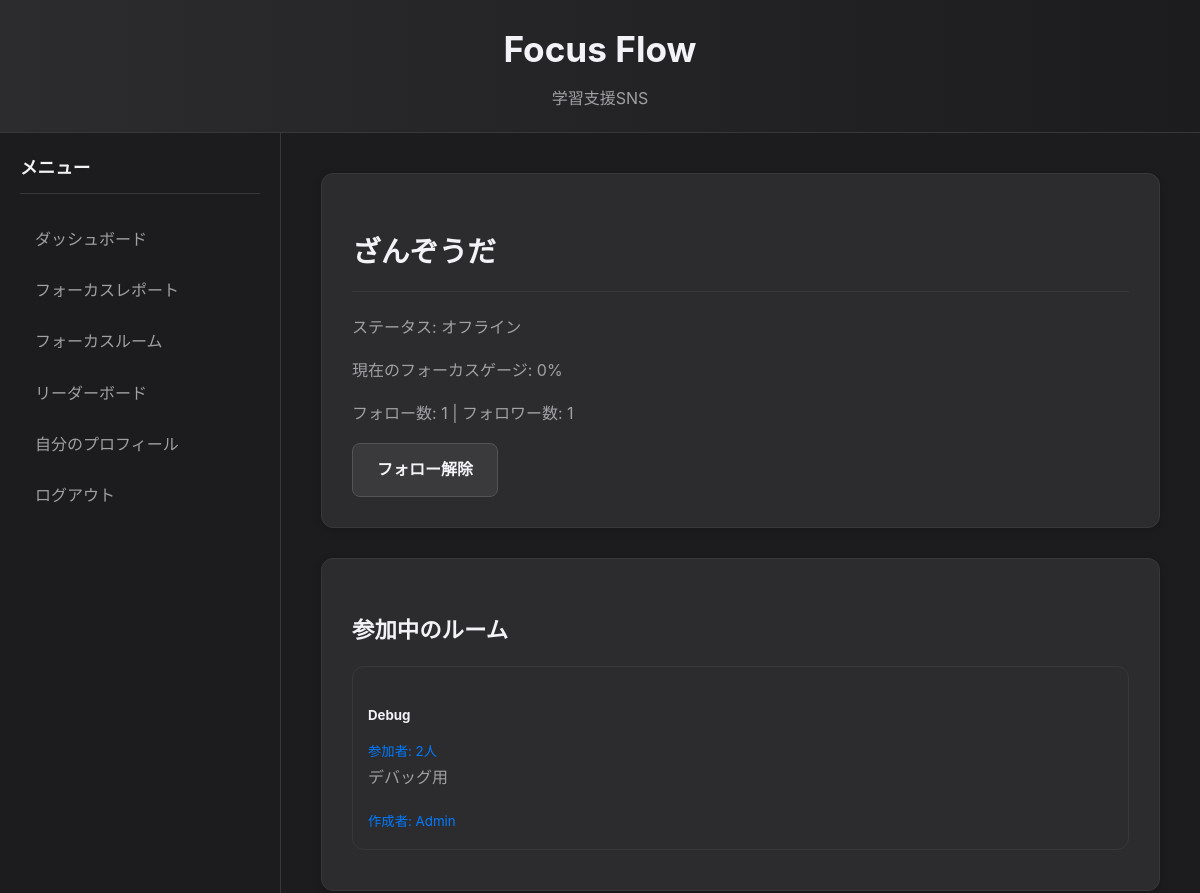
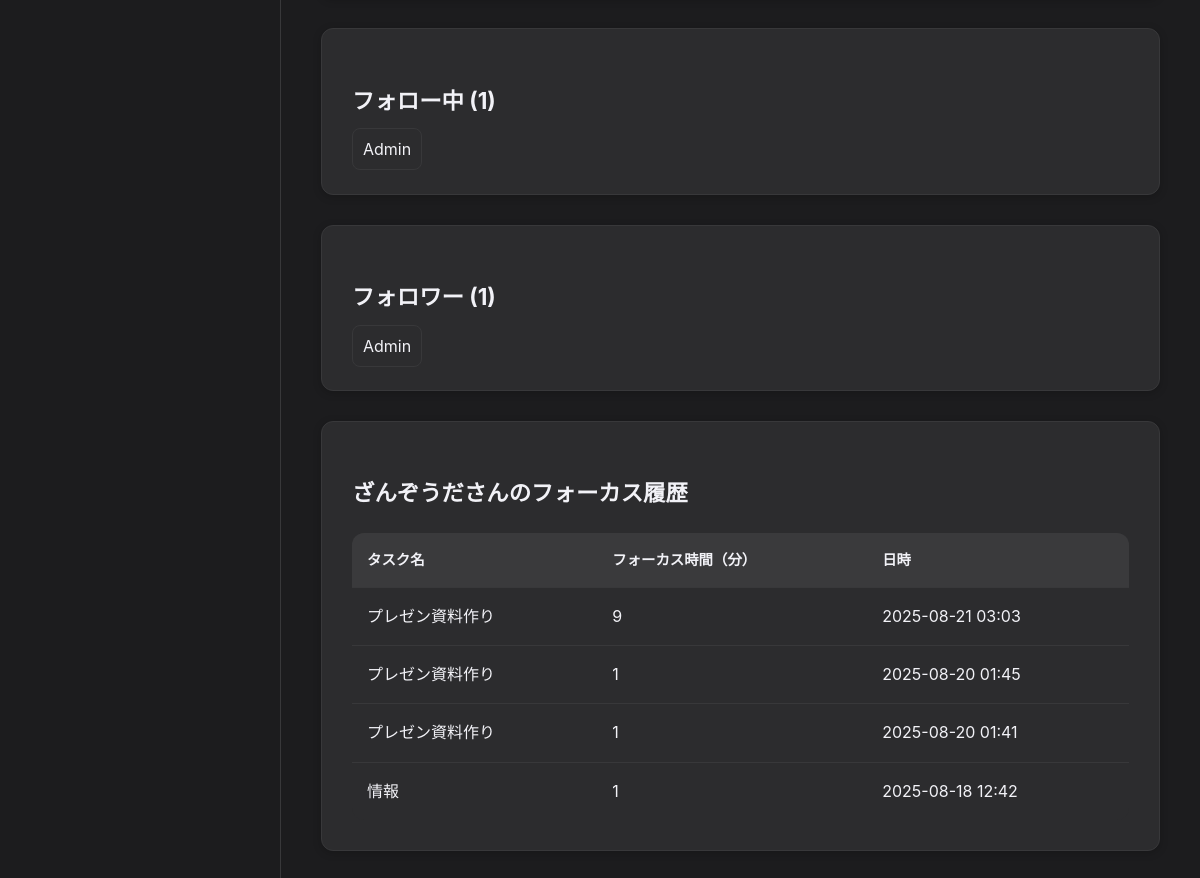
The page /user/ざんぞうだ (signed in) on the database its author committed (2 pictures, top to bottom).
### app/models.py (models this page shows, shortened)
class User(UserMixin, db.Model):
    id = db.Column(db.Integer, primary_key=True)
    email = db.Column(db.String(100), unique=True, nullable=False)
    username = db.Column(db.String(100), nullable=False)
    password_hash = db.Column(db.String(128))
    sessions = db.relationship('FocusSession', backref='author', lazy=True)
    flow_state_logs = db.relationship('FlowStateLog', backref='user', lazy=True)
    status = db.Column(db.String(50), default='オフライン')
    current_gauge_level = db.Column(db.Integer, default=0)
    followed = db.relationship(
        'User', secondary=followers,
        primaryjoin=(followers.c.follower_id == id),
        secondaryjoin=(followers.c.followed_id == id),
        backref=db.backref('followers', lazy='dynamic'), lazy='dynamic')
    created_rooms = db.relationship('FocusRoom', backref='owner', lazy='dynamic')
    joined_rooms = db.relationship('FocusRoom', secondary='room_participants', lazy='dynamic',
                                   backref=db.backref('participants', lazy='dynamic'))
    def is_following(self, user):
        return self.followed.filter(
            followers.c.followed_id == user.id).count() > 0

class FocusRoom(db.Model):
    id = db.Column(db.Integer, primary_key=True)
    name = db.Column(db.String(100), nullable=False)
    description = db.Column(db.String(255))
    is_public = db.Column(db.Boolean, default=True)
    owner_id = db.Column(db.Integer, db.ForeignKey('user.id'), nullable=False)
    password_hash = db.Column(db.String(128), nullable=True)

class FocusSession(db.Model):
    id = db.Column(db.Integer, primary_key=True)
    task_name = db.Column(db.String(200), nullable=False)
    duration_minutes = db.Column(db.Integer, nullable=False)
    timestamp = db.Column(db.DateTime, server_default=db.func.now())
    user_id = db.Column(db.Integer, db.ForeignKey('user.id'), nullable=False)

### app/routes.py (the view)
@main.route('/user/<username>')
@login_required
def user(username):
    user = User.query.filter_by(username=username).first_or_404()
    sessions = FocusSession.query.filter_by(user_id=user.id).order_by(FocusSession.timestamp.desc()).all()
    return render_template('user.html', user=user, sessions=sessions)

### app/__init__.py (called while the page is built)
def create_app():
    app = Flask(__name__)
    app.config['SECRET_KEY'] = 'your_secret_key'
    app.config['SQLALCHEMY_DATABASE_URI'] = 'sqlite:///db.sqlite'
    app.config['SQLALCHEMY_TRACK_MODIFICATIONS'] = False
    db.init_app(app)
    login_manager.init_app(app)
    socketio.init_app(app)
    from .models import User
    @login_manager.user_loader
    def load_user(user_id):
        return User.query.get(int(user_id))
    from .routes import main as main_blueprint
    app.register_blueprint(main_blueprint)
    from . import events # events.py をインポート
    with app.app_context():
        db.create_all()
    return app

### app/routes.py (called while the page is built)
@main.before_app_request
def before_request():
    if not current_user.is_authenticated and request.endpoint and 'static' not in request.endpoint and request.endpoint != 'main.login' and request.endpoint != 'main.register':
        return redirect(url_for('main.login'))

### app/templates/user.html (shortened to what this page needs)
{% extends "base.html" %}
{% block content %}
	<section id="profile-card" class="card">
		<h2>{{ user.username }}</h2>
		<p>ステータス: <span id="user-status-display">{{ user.status }}</span></p>
		<p>現在のフォーカスゲージ: <span id="user-gauge-display">{{ user.current_gauge_level }}</span>%</p>
		<p>フォロー数: {{ user.followed.count() }} | フォロワー数: {{ user.followers.count() }}</p>
		{% if user.id != current_user.id %}
			{% if not current_user.is_following(user) %}
				<a href="{{ url_for('main.follow', username=user.username) }}" class="btn btn-primary">フォローする</a>
			{% else %}
				<a href="{{ url_for('main.unfollow', username=user.username) }}" class="btn btn-secondary">フォロー解除</a>
			{% endif %}
		{% endif %}
	</section>
	<section class="card">
		<h3>参加中のルーム</h3>
		<div class="list-group">
			{% for room in user.joined_rooms %}
				<a href="{{ url_for('main.room', room_id=room.id) }}" class="list-group-item list-group-item-action flex-column align-items-start" style="border: 1px solid var(--border-color); border-radius: var(--border-radius); padding: 15px; margin-bottom: 10px; display: block;">
					<div class="d-flex w-100 justify-content-between">
						<h5 class="mb-1">{{ room.name }}</h5>
						<small>参加者: {{ room.participants.count() }}人</small>
					</div>
					<p class="mb-1">{{ room.description or '説明はありません' }}</p>
					<small>作成者: {{ room.owner.username }}</small>
				</a>
			{% else %}
				<p>参加しているルームはありません。</p>
			{% endfor %}
		</div>
	</section>
	<section class="card">
		<h3>フォロー中 ({{ user.followed.count() }})</h3>
		<div class="list-group">
			{% for followed_user in user.followed %}
				<a href="{{ url_for('main.user', username=followed_user.username) }}"
				   class="list-group-item list-group-item-action collapsible-following-item"
				   style="display: {% if loop.index > 5 %}'none'{% else %}'block'{% endif %}; padding: 10px; margin-bottom: 5px; border: 1px solid var(--border-color); border-radius: 8px; text-decoration: none; color: var(--text-color);">
				   {{ followed_user.username }}
				</a>
			{% else %}
				<p>誰もフォローしていません。</p>
			{% endfor %}
		</div>
	</section>
	<section class="card">
		<h3>フォロワー ({{ user.followers.count() }})</h3>
		<div class="list-group">
			{% for follower in user.followers %}
				<a href="{{ url_for('main.user', username=follower.username) }}"
				   class="list-group-item list-group-item-action collapsible-follower-item"
				   style="display: {% if loop.index > 5 %}'none'{% else %}'block'{% endif %}; padding: 10px; margin-bottom: 5px; border: 1px solid var(--border-color); border-radius: 8px; text-decoration: none; color: var(--text-color);">
				   {{ follower.username }}
				</a>
			{% else %}
				<p>フォロワーはいません。</p>
			{% endfor %}
		</div>
	</section>
	<section class="card">
		<h3>{{ user.username }}さんのフォーカス履歴</h3>
		<table class="table">
			<thead>
				<tr>
					<th>タスク名</th>
					<th>フォーカス時間（分）</th>
					<th>日時</th>
				</tr>
			</thead>
			<tbody>
				{% for session in sessions %}
				<tr>
					<td>{{ session.task_name }}</td>
					<td>{{ session.duration_minutes }}</td>
					<td>{{ session.timestamp.strftime('%Y-%m-%d %H:%M') }}</td>
				</tr>
				{% else %}
				<tr>
					<td colspan="3">まだフォーカス履歴がありません。</td>
				</tr>
				{% endfor %}
			</tbody>
		</table>
	</section>
{% endblock %}

### app/static/css/style.css (style rules this page uses)
:root { --primary-color: #007aff; --background-color: #1c1c1e; --card-bg-color: #2c2c2e; --text-color: #f2f2f7; --text-secondary-color: #a0a0a5; --border-color: #38383a; --shadow-color: rgba(0, 0, 0, 0.2); --border-radius: 12px; --font-family: -apple-system, BlinkMacSystemFont, 'Segoe UI', Roboto, 'Helvetica Neue', Arial, 'Hiragino Kaku Gothic ProN', 'Hiragino Sans', Meiryo, sans-serif; }
body { font-family: var(--font-family); background-color: var(--background-color); color: var(--text-color); margin: 0; line-height: 1.7; -webkit-font-smoothing: antialiased; -moz-osx-font-smoothing: grayscale; }
.card { background-color: var(--card-bg-color); border-radius: var(--border-radius); border: 1px solid var(--border-color); box-shadow: 0 2px 8px var(--shadow-color); padding: 30px; margin-bottom: 30px; transition: border-color 0.3s, transform 0.3s; }
h1, h2, h3, h4, h5, h6 { font-weight: 700; margin-bottom: 0.75em; color: var(--text-color); }
h2 { font-size: 1.8rem; border-bottom: 1px solid var(--border-color); padding-bottom: 0.5em; }
h3 { font-size: 1.4rem; }
p { margin-top: 0; color: var(--text-secondary-color); }
a { color: var(--primary-color); text-decoration: none; transition: color 0.2s; }
.btn { display: inline-block; padding: 12px 24px; border: 1px solid transparent; border-radius: 8px; cursor: pointer; font-size: 1rem; font-weight: 600; text-align: center; text-decoration: none; transition: all 0.2s ease-in-out; margin-right: 10px; }
.btn-secondary { background-color: #3a3a3c; color: var(--text-color); border-color: #545458; }
.table { width: 100%; border-collapse: collapse; margin-top: 20px; background-color: var(--card-bg-color); border-radius: var(--border-radius); overflow: hidden; }
.table th, .table td { padding: 15px; text-align: left; border-bottom: 1px solid var(--border-color); }
.table th { background-color: #3a3a3c; color: var(--text-color); font-weight: 600; font-size: 0.9rem; text-transform: uppercase; }
.table tbody tr:last-child td { border-bottom: none; }

### rows shown on the page
User: username "ざんぞうだ", status "オフライン", current_gauge_level "0"
FocusRoom: name "Debug", participants.count "2", description "デバッグ用", owner.username "Admin"
User: username "Admin"
FocusSession: task_name "プレゼン資料作り", duration_minutes "9", timestamp "2025-08-21 03:03"
FocusSession: task_name "プレゼン資料作り", duration_minutes "1", timestamp "2025-08-20 01:45"
FocusSession: task_name "プレゼン資料作り", duration_minutes "1", timestamp "2025-08-20 01:41"
FocusSession: task_name "情報", duration_minutes "1", timestamp "2025-08-18 12:42"

### other values the page prints
{{ user.followed.count() }} "1"
{{ user.followers.count() }} "1"
